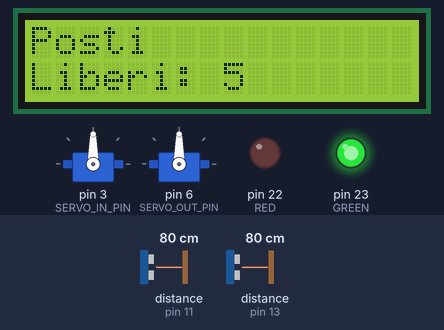
Recording of a sketch running on a simulated Arduino Mega 2560, built with avr-gcc and run on an emulated ATmega2560. Parts: 16×2 character LCD, 2 × servo, output pins drawn as LEDs (lit = HIGH). Wiring (inferred from the names in the program): 2 × ultrasonic range finder: trigger pin 10, echo pin 11 / trigger pin 12, echo pin 13. Inputs (shaded band) come from the test bench; at power-on: distance to the obstacle (sensors on pin 11, pin 13) 80 cm. The echo pulse lasts 58.3 µs per cm; pins used as bus, display or sensor lines are not drawn; what the sketch prints to the serial monitor is not drawn.

Above: at 1.2 s.
1.3 s: distance to the obstacle (sensor on pin 11) set to 6 cm
2.8 s: distance to the obstacle (sensor on pin 11) set to 3 cm
At 5.0 s:
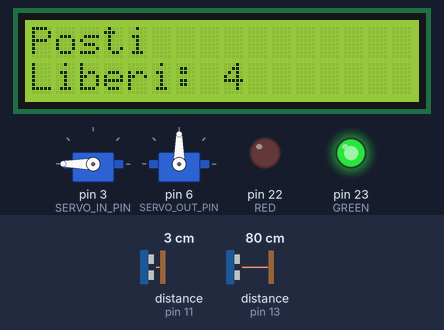
5.5 s: distance to the obstacle (sensor on pin 11) set to 250 cm
At 7.6 s:
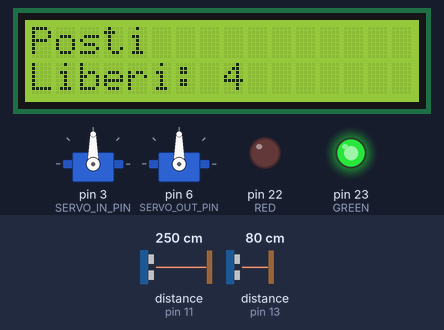
8.6 s: distance to the obstacle (sensor on pin 13) set to 7 cm
10.3 s: distance to the obstacle (sensor on pin 13) set to 4 cm
At 12.2 s:
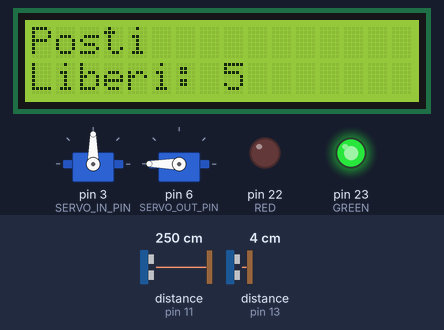
13.0 s: distance to the obstacle (sensor on pin 13) set to 9 cm
At 13.3 s:
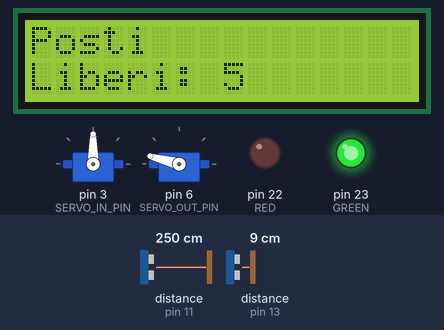
Timing chart, 0 to 16.0 s (numbered marks = the images above; inputs shaded):
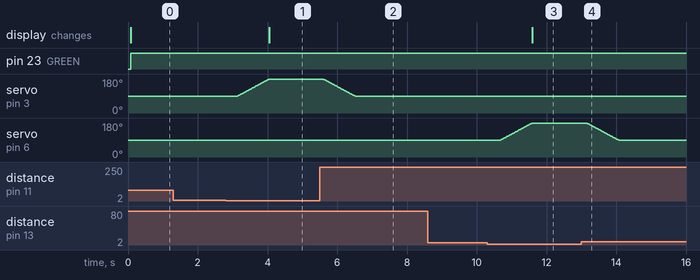

Measured:
- the behaviour switches between 5 and 4 cm on distance to the obstacle (sensor on pin 11) (found by bisection; images 0 and 1)
- the behaviour switches between 6 and 5 cm on distance to the obstacle (sensor on pin 13) (found by bisection; images 2 and 3)
- after the input at 1.3 s, every drawn part: stays the same
- after the input at 2.8 s, servo on pin 3 (SERVO_IN_PIN): moves from 90° to 180° over 0.91 s, starting after 0.35 s; the display: changes after 1.3 s (image 1)
- after the input at 5.5 s, servo on pin 3 (SERVO_IN_PIN): moves from 180° to 90° over 0.91 s, starting after 0.10 s
- after the input at 8.6 s, every drawn part: stays the same
- after the input at 10.3 s, servo on pin 6 (SERVO_OUT_PIN): moves from 90° to 180° over 0.91 s, starting after 0.39 s; the display: changes after 1.3 s (image 3)
- after the input at 13.0 s, servo on pin 6 (SERVO_OUT_PIN): moves from 180° to 90° over 0.91 s, starting after 0.15 s

The sketch:

ParcheggioAutomatizzato.ino
```cpp
#include <LiquidCrystal.h>
#include <Servo.h>

// Corrispondenza pin LCD con i pin digitali di Arduino UNO
#define REGISTER_SELECT 8
#define ENABLE 9
#define DATA_PIN_7 38
#define DATA_PIN_6 36
#define DATA_PIN_5 34
#define DATA_PIN_4 32

// Variabili per il LED Multicolore RGB
#define RED 22
#define GREEN 23

// Variabili per i sensori ad ultrasuoni HC-SR04
#define TRIGGER_PIN_INPUT 10
#define ECHO_PIN_INPUT 11
#define TRIGGER_PIN_OUTPUT 12
#define ECHO_PIN_OUTPUT 13

// Variabili per i servo motori
#define SERVO_IN_PIN 3
#define SERVO_OUT_PIN 6
int pos_in_min;
int pos_in_max;
int pos_out_min;
int pos_out_max;

int current_in_pos;
int current_out_pos;

Servo servo_in;
Servo servo_out;

int seats = 5; // Posti totali del parcheggio
int range_input = 4;
int range_output = 5;
bool old_input = false;
bool old_output = false;

LiquidCrystal lcd(REGISTER_SELECT, ENABLE, DATA_PIN_4, DATA_PIN_5, DATA_PIN_6, DATA_PIN_7);

void setup() {
  pinMode(RED, OUTPUT);
  pinMode(GREEN, OUTPUT);

  pinMode(TRIGGER_PIN_INPUT, OUTPUT);
  pinMode(ECHO_PIN_INPUT, INPUT);
  pinMode(TRIGGER_PIN_OUTPUT, OUTPUT);
  pinMode(ECHO_PIN_OUTPUT, INPUT);

  digitalWrite(TRIGGER_PIN_INPUT, LOW);
  digitalWrite(TRIGGER_PIN_OUTPUT, LOW);

  lcd.begin(16, 2); // Impostazioni display LCD (colonne, righe)
  servo_in.attach(SERVO_IN_PIN);
  servo_out.attach(SERVO_OUT_PIN);

  pos_in_min = servo_in.read() + 90;
  pos_in_max = servo_in.read();
  current_in_pos = pos_in_max;

  pos_out_min = servo_out.read() + 90;
  pos_out_max = servo_out.read();
  current_out_pos = pos_out_max;

  Serial.begin(9600);
}

void loop() {
  digitalWrite(TRIGGER_PIN_INPUT, HIGH);
  delayMicroseconds(10);
  digitalWrite(TRIGGER_PIN_INPUT, LOW);

  unsigned long input_time = pulseIn(ECHO_PIN_INPUT, HIGH);
  float input_distance = 0.03438 * input_time / 2;

  digitalWrite(TRIGGER_PIN_OUTPUT, HIGH);
  delayMicroseconds(10);
  digitalWrite(TRIGGER_PIN_OUTPUT, LOW);

  unsigned long output_time = pulseIn(ECHO_PIN_OUTPUT, HIGH);
  float output_distance = 0.03438 * output_time / 2;

  // Serial.println("input_distance: " + String(input_distance) + "\n" + "output_distance: " + String(output_distance));

  bool input = input_distance < range_input;
  bool output = output_distance < range_output;

  if (input == true && old_input == false) {
    if (seats > 0) {
      seats--;
      while (current_in_pos < pos_in_min) {
        current_in_pos++;
        servo_in.write(current_in_pos);
        delay(10);
      }
    }
  } else if (input == false && old_input == true) {
    while (current_in_pos > pos_in_max) {
      current_in_pos--;
      servo_in.write(current_in_pos);
      delay(10);
    }
  } else if (output == true && old_output == false) {
    if (seats < 5) {
      seats++;
      while (current_out_pos < pos_out_min) {
        current_out_pos++;
        servo_out.write(current_out_pos);
        delay(10);
      }
    }
  } else if (output == false && old_output == true) {
    while (current_out_pos > pos_out_max) {
      current_out_pos--;
      servo_out.write(current_out_pos);
      delay(10);
    }
  }
  old_input = input;
  old_output = output;

  if (seats > 0) {
    digitalWrite(GREEN, HIGH);
    digitalWrite(RED, LOW);
  } else {
    digitalWrite(GREEN, LOW);
    digitalWrite(RED, HIGH);
  }

  Serial.println(seats);

  lcd.clear(); // Pulisce lo schermo
  lcd.setCursor(0, 0); // Va in posizione: colonna 1, riga 1
  lcd.print("Posti");
  lcd.setCursor(0, 1); // Va in posizione: colonna 1, riga 2
  lcd.print("Liberi: " + String(seats));

  delay(500);
}
```
